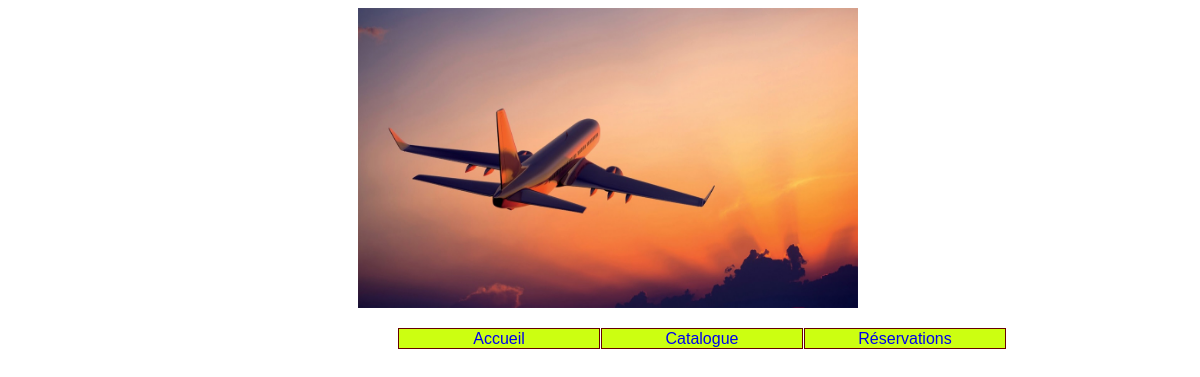
The app's page /index.php?action=voirVols, older data.
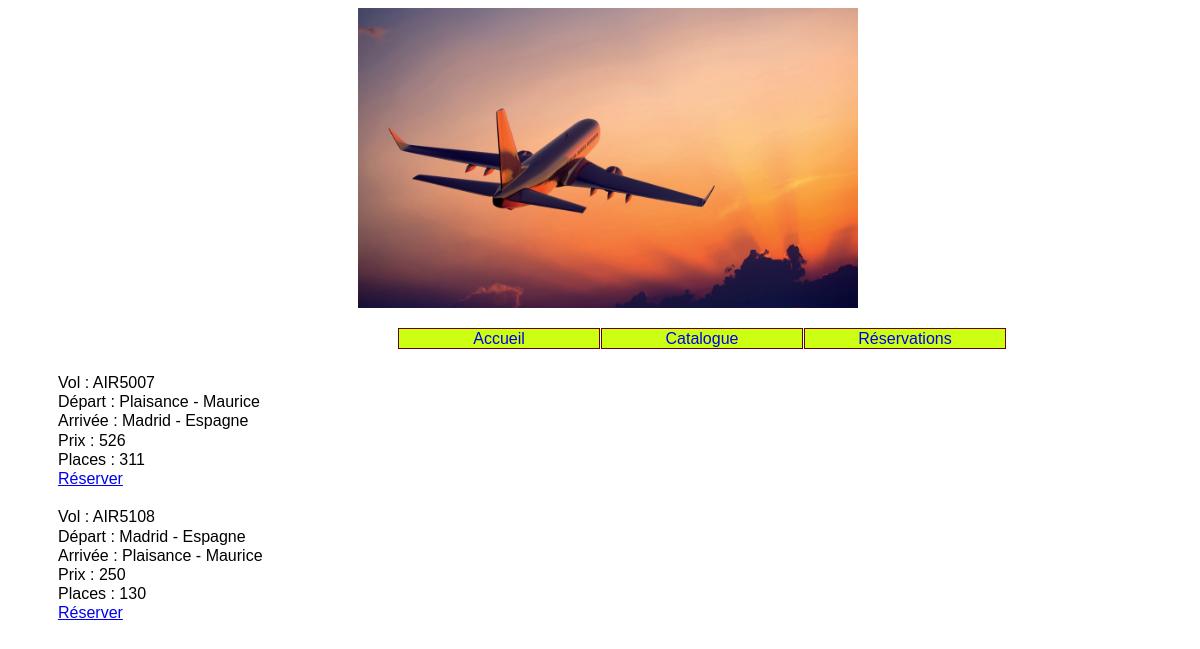
The same page, newer data.
### tables this page shows
CREATE TABLE IF NOT EXISTS `vols` (
  `numero` varchar(10) NOT NULL,
  `dateDepart` date NOT NULL,
  `dateArrivee` date NOT NULL,
  `prix` decimal(10,0) NOT NULL,
  `places` int(11) NOT NULL,
  `idad` int(11) DEFAULT NULL,
  `idaa` int(11) DEFAULT NULL,
  PRIMARY KEY (`numero`),
  KEY `fk_ad` (`idad`),
  KEY `fk_aa` (`idaa`)
);

CREATE TABLE IF NOT EXISTS `aeroport` (
  `id` int(2) NOT NULL,
  `libelle` varchar(50) DEFAULT NULL,
  `ville` varchar(50) DEFAULT NULL,
  PRIMARY KEY (`id`)
);

### modele/function.php (called while the page is built, shortened)
<?php
function getLesVols() {
        $bdd = connect();
        $sql = $bdd->query("select numero, datedepart, datearrivee, prix, places, a1.libelle as depart, a2.libelle as arrivee, a1.ville as departV, a2.ville as arriveeV from vols, aeroport as a1, aeroport as a2 where idad = a1.id and idaa = a2.id ");
        $vols = $sql->fetchAll();
        return ($vols);
    }
?>

### vues/v_vols.php (the view)
<div id="contenu">
    <?php
    foreach($lesVols as $unVol) { ?>
    Vol : <?php echo $unVol['numero'] ;?></br>
    Départ : <?php echo $unVol['depart'];?> - <?php echo $unVol['departV'];?> </br>
    Arrivée : <?php echo $unVol['arrivee'];?> - <?php echo $unVol['arriveeV'];?> </br>
    Prix : <?php echo $unVol['prix'];?></br>
    Places : <?php echo $unVol['places'];?></br>
    <?php echo '<a href="index.php?action=formReservation&numero='.$unVol['numero'].'">Réserver</a></br></br>';
}
    ?>
</div>

### vues/v_entete.php (shortened to what this page needs)
<!DOCTYPE html>
<html>
    <head>
        <link href="css\cssGeneral.css" rel="stylesheet" type="text/css">
    </head>
    <body>
        <div id="bandeau">
            <div id="contenu">
                <img src="image\avion.jpg" height="300"/>
                <ul id="menu">
                    <li><a href="index.php?action=accueil">Accueil</a></li>
                    <li><a href="index.php?action=voirVols">Catalogue</a></li>
                    <li><a href="index.php?action=voirReservations">Réservations</a></li>
                </ul>
            </div>
        </div>

### vues/v_pied.php
</body>
</html>

### index.php (shortened to what this page needs)
<?php
require_once("modele/function.php");
if (!isset($_REQUEST['action'])) {
    $action = 'accueil';
} else {
    $action = $_REQUEST['action'];
}
include("vues/v_entete.php");
switch ($action) {
    case 'voirVols' :
        $lesVols = getLesVols();
        include("vues/v_vols.php");
        break;
}
include("vues/v_pied.php");
?>

### css/cssGeneral.css (style rules this page uses)
html { font:normal 100%/1.2em "Trebuchet MS",Verdana,Helvetica,Arial,sans-serif; }
img { border: 0 none; width:500px; }
#bandeau { padding-left:300px; }
#menu { height: 1.8em ; }
#contenu { padding-left:50px; }
#menu li { list-style-type: none; list-style-image:none; float: left ; text-align: center; width: 200px ; border: 1px solid #600 ; margin-right: 1px ; color: #fff ; background: #ccff11 ; }
#menu li a , #categories li a { text-decoration:none; }

Row changes from the older to the newer data that the page shows:
now on this page (row edited): vols: numero "AIR5007", idad.libelle "Plaisance", idad.ville "Maurice", idaa.libelle "Madrid", idaa.ville "Espagne", prix "526", places "311"
now on this page (row edited): vols: numero "AIR5108", idad.libelle "Madrid", idad.ville "Espagne", idaa.libelle "Plaisance", idaa.ville "Maurice", prix "250", places "130"
